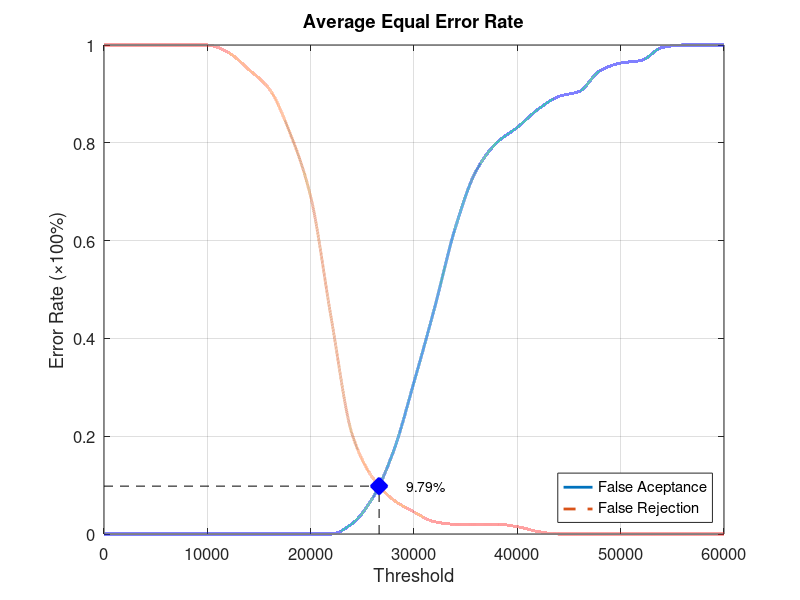
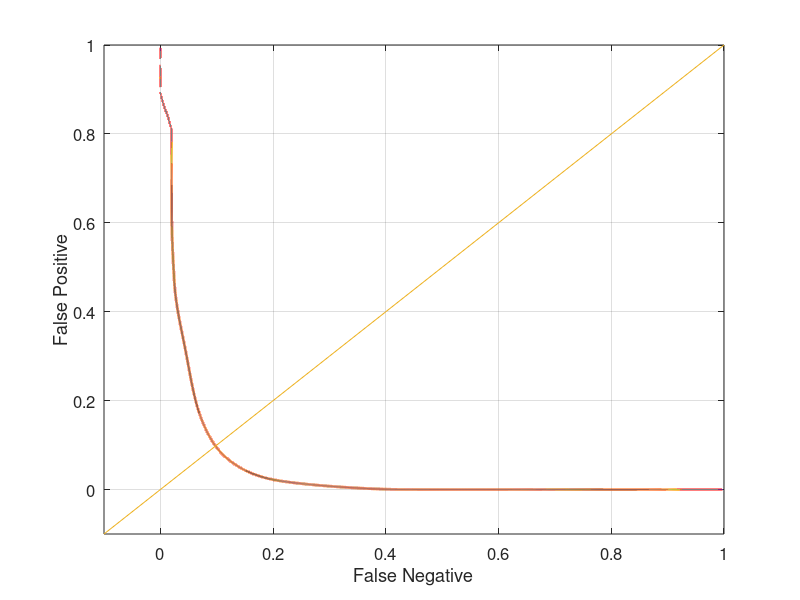

These charts were generated, in order, by the following MATLAB code:
function yEER = Database3_2
close all;
clear;
clc;
x = 0:2000:60000;
xq = 0:0.5:60000;

y0 = [0 0 0 0 0 0 0 0 0 0 0 0 0.0210526 0.0736842 0.168421 0.310526 0.463158 0.626316 0.742105 0.8 0.831579 0.868421 0.894737 0.905263 0.947368 0.963158 0.968421 0.994737 1 1 1];
yy0 = interp1(x, y0, xq, 'pchip');
y1 = [1 1 1 1 1 1 0.985 0.95 0.91 0.82 0.69 0.44 0.205 0.115 0.07 0.045 0.025 0.02 0.02 0.02 0.015 0.005 0 0 0 0 0 0 0 0 0];
yy1 = interp1(x, y1, xq, 'pchip');

% Calculating EER: 
y2 = abs(y0 - y1);
find(y2 == min(y2))
yy2 = abs(yy0 - yy1);
xEER = find(yy2 == min(yy2));
xEERIndex = xq(xEER) % X-axis EER
yEER = yy0(xEER) % Y-axis EER

main = figure
plot(xq, yy0,'-','LineWidth', 2);	hold on
plot(xq, yy1,'--','LineWidth', 2);	hold on
plot([xEERIndex xEERIndex], [0 yEER], 'k--');	hold on
plot([0 xEERIndex], [yEER yEER], 'k--');	hold on
plot(xEERIndex, yEER, 'bx', 'LineWidth', 10);	hold on
text(xEERIndex + 10 * xEERIndex / 100, yEER, [num2str(round((10000 * yEER)) / 100) '%'])
legend('False Aceptance', 'False Rejection', 'Location', 'SouthEast')
xlabel('Threshold')
ylabel('Error Rate (\times100%)')
title('Average Equal Error Rate')
set(gca, 'FontSize', 12)
axis([0 60000 0 1])
grid on

print(main, 'Database3_2Main', '-dpng');
FNRxFPR = figure('Color', [1 1 1]);
plot(yy1, yy0, '-', yy1, yy0, 'LineWidth', 2);
hold on
y = -0.1:0.1:1
plot(y, y); 
set(gca, 'FontSize', 12)
xlabel('False Negative')
ylabel('False Positive')
axis([-0.1 1 -0.1 1])
set(gca, 'FontSize', 12)
grid on

print(FNRxFPR, 'Database3_2FNRxFPR','-dpng');
end
